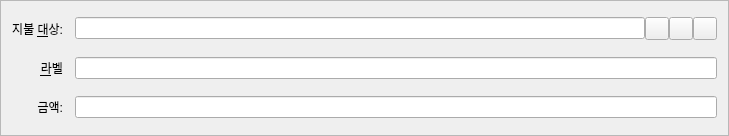
<?xml version="1.0" encoding="UTF-8"?>
<ui version="4.0">
 <class>SendCoinsEntry</class>
 <widget class="QFrame" name="SendCoinsEntry">
  <property name="geometry">
   <rect>
    <x>0</x>
    <y>0</y>
    <width>729</width>
    <height>136</height>
   </rect>
  </property>
  <property name="windowTitle">
   <string>Form</string>
  </property>
  <property name="frameShape">
   <enum>QFrame::StyledPanel</enum>
  </property>
  <property name="frameShadow">
   <enum>QFrame::Sunken</enum>
  </property>
  <layout class="QGridLayout" name="gridLayout">
   <property name="spacing">
    <number>12</number>
   </property>
   <item row="5" column="0">
    <widget class="QLabel" name="label">
     <property name="text">
      <string>금액:</string>
     </property>
     <property name="alignment">
      <set>Qt::AlignRight|Qt::AlignTrailing|Qt::AlignVCenter</set>
     </property>
     <property name="buddy">
      <cstring>payAmount</cstring>
     </property>
    </widget>
   </item>
   <item row="3" column="0">
    <widget class="QLabel" name="label_2">
     <property name="text">
      <string>지불 &amp;대상:</string>
     </property>
     <property name="alignment">
      <set>Qt::AlignRight|Qt::AlignTrailing|Qt::AlignVCenter</set>
     </property>
     <property name="buddy">
      <cstring>payTo</cstring>
     </property>
    </widget>
   </item>
   <item row="5" column="1">
    <widget class="BitcoinAmountField" name="payAmount"/>
   </item>
   <item row="4" column="1">
    <layout class="QHBoxLayout" name="horizontalLayout_2">
     <property name="spacing">
      <number>0</number>
     </property>
     <item>
      <widget class="QValidatedLineEdit" name="addAsLabel">
       <property name="enabled">
        <bool>true</bool>
       </property>
       <property name="toolTip">
        <string>Enter a label for this address to add it to your address book</string>
       </property>
      </widget>
     </item>
    </layout>
   </item>
   <item row="4" column="0">
    <widget class="QLabel" name="label_4">
     <property name="text">
      <string>&amp;라벨</string>
     </property>
     <property name="alignment">
      <set>Qt::AlignRight|Qt::AlignTrailing|Qt::AlignVCenter</set>
     </property>
     <property name="buddy">
      <cstring>addAsLabel</cstring>
     </property>
    </widget>
   </item>
   <item row="3" column="1">
    <layout class="QHBoxLayout" name="payToLayout">
     <property name="spacing">
      <number>0</number>
     </property>
     <item>
      <widget class="QValidatedLineEdit" name="payTo">
       <property name="toolTip">
        <string>The address to send the payment to  (e.g. 1NS17iag9jJgTHD1VXjvLCEnZuQ3rJDE9L)</string>
       </property>
       <property name="maxLength">
        <number>34</number>
       </property>
      </widget>
     </item>
     <item>
      <widget class="QToolButton" name="addressBookButton">
       <property name="toolTip">
        <string>Choose address from address book</string>
       </property>
       <property name="text">
        <string/>
       </property>
       <property name="icon">
        <iconset resource="../bitcoin.qrc">
         <normaloff>:/icons/address-book</normaloff>:/icons/address-book</iconset>
       </property>
       <property name="shortcut">
        <string>Alt+A</string>
       </property>
      </widget>
     </item>
     <item>
      <widget class="QToolButton" name="pasteButton">
       <property name="toolTip">
        <string>Paste address from clipboard</string>
       </property>
       <property name="text">
        <string/>
       </property>
       <property name="icon">
        <iconset resource="../bitcoin.qrc">
         <normaloff>:/icons/editpaste</normaloff>:/icons/editpaste</iconset>
       </property>
       <property name="shortcut">
        <string>Alt+P</string>
       </property>
      </widget>
     </item>
     <item>
      <widget class="QToolButton" name="deleteButton">
       <property name="toolTip">
        <string>Remove this recipient</string>
       </property>
       <property name="text">
        <string/>
       </property>
       <property name="icon">
        <iconset resource="../bitcoin.qrc">
         <normaloff>:/icons/remove</normaloff>:/icons/remove</iconset>
       </property>
      </widget>
     </item>
    </layout>
   </item>
  </layout>
 </widget>
 <customwidgets>
  <customwidget>
   <class>BitcoinAmountField</class>
   <extends>QLineEdit</extends>
   <header>bitcoinamountfield.h</header>
   <container>1</container>
  </customwidget>
  <customwidget>
   <class>QValidatedLineEdit</class>
   <extends>QLineEdit</extends>
   <header>qvalidatedlineedit.h</header>
  </customwidget>
 </customwidgets>
 <resources>
  <include location="../bitcoin.qrc"/>
 </resources>
 <connections/>
</ui>
